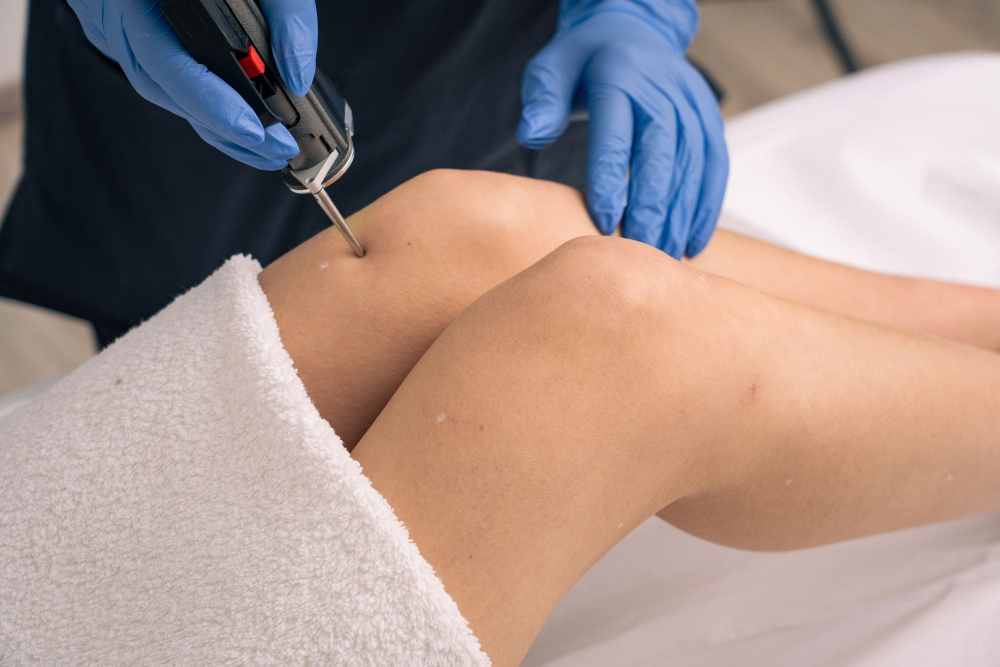
#> input picture email-images/hero.jpeg, 2000 x 1333 px, found by its file name (shown at 1/2 size)
$ python make-email-images.py
#> lines starting #> are read from the running program, lines starting #| are printed output that depends on the picture
"""
Generate email images matching Figma design exactly.
Run: python make-email-images.py
"""
from PIL import Image, ImageDraw
import os

BASE = r'C:\Users\User\dermlux-waitlist\public\email-images'

# ── 1. HERO: 600×476 with warm brown gradient overlay ─────────────────────────
# Gradient from Figma: rgba(157,132,95,0.40) at 15% → #372E21 at 100%
# #372E21 = RGB(55, 46, 33)
hero = Image.open(os.path.join(BASE, 'hero.jpeg')).convert('RGBA')
hero = hero.resize((600, 476), Image.LANCZOS)
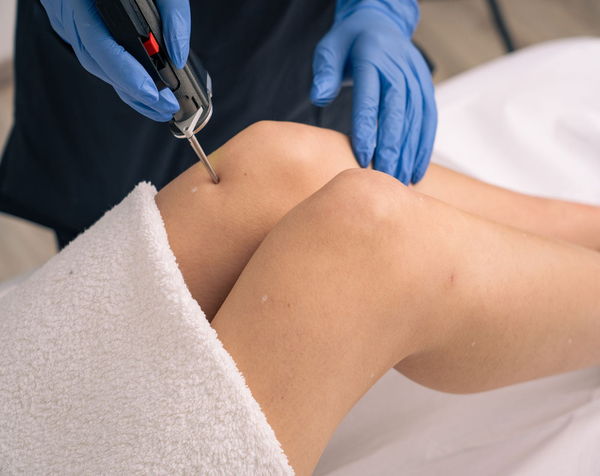
#> hero: PIL image 600x476 RGBA; mean R, G, B, A 164.2, 144.2, 138.2, 255

overlay = Image.new('RGBA', (600, 476), (0, 0, 0, 0))
#> overlay: PIL image 600x476 RGBA; every value is 0
draw = ImageDraw.Draw(overlay)

for y in range(476):
    pct = y / 476
    if pct < 0.15:
        # Nearly transparent warm tint
        t = pct / 0.15
        a = int(t * 102 * 0.40)
        draw.line([(0, y), (600, y)], fill=(157, 132, 95, a))
    else:
        # Linear from rgba(157,132,95,0.40) → rgb(55,46,33) opaque
        t = (pct - 0.15) / 0.85
        r = int(157 + (55  - 157) * t)
        g = int(132 + (46  - 132) * t)
        b = int(95  + (33  - 95)  * t)
        a = int(102 + (255 - 102) * t)   # 0.40 → 1.0
        draw.line([(0, y), (600, y)], fill=(r, g, b, a))

hero_out = Image.alpha_composite(hero, overlay).convert('RGB')
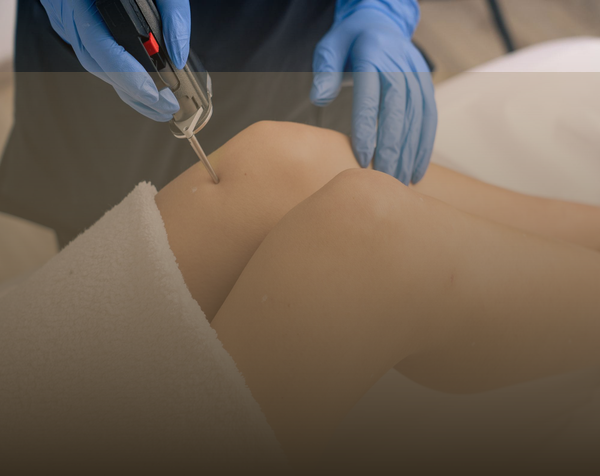
#> hero_out: PIL image 600x476 RGB; mean R, G, B 113.2, 99.3, 85.5
hero_out.save(os.path.join(BASE, 'hero-gradient.jpeg'), 'JPEG', quality=92)
print('✓ hero-gradient.jpeg (600×476)')

# ── 2. TREATMENT IMAGES: 200×300 with pink mauve gradient overlay ──────────────
# Gradient from Figma:
#   0%  → rgba(179,146,164, 0.20)
#  20%  → rgba(179,146,164, 0.20)
#  40%  → rgba(179,146,164, 0.40)
#  60%  → rgba(179,146,164, 0.60)
#  70%  → rgba(179,146,164, 0.69)
#  80%  → rgba(179,146,164, 0.80)
# 100%  → #B392A4 = rgba(179,146,164, 1.00)

def pink_alpha(pct):
    stops = [(0, .20), (.20, .20), (.40, .40), (.60, .60), (.70, .69), (.80, .80), (1.0, 1.0)]
    for i in range(len(stops) - 1):
        p0, a0 = stops[i]
        p1, a1 = stops[i + 1]
        if p0 <= pct <= p1:
            t = (pct - p0) / (p1 - p0) if p1 > p0 else 0
            return a0 + (a1 - a0) * t
    return 1.0

treatments = [
    ('facial.jpeg',    'facial-overlay.jpeg'),
    ('laser.jpeg',     'laser-overlay.jpeg'),
    ('injectable.jpeg','injectable-overlay.jpeg'),
]

for src, dst in treatments:
    img = Image.open(os.path.join(BASE, src)).convert('RGBA')
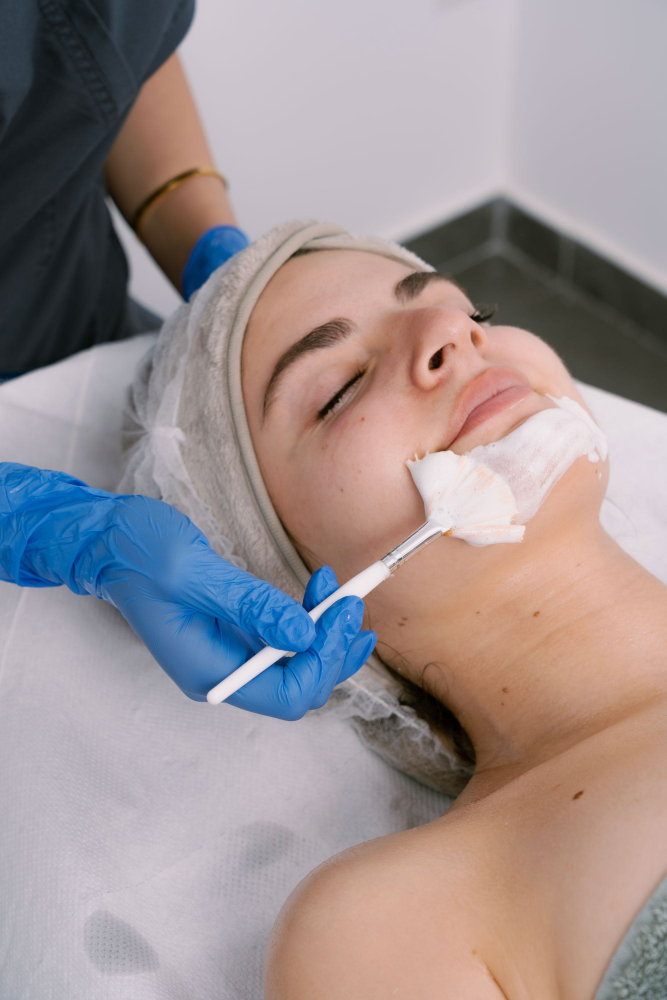
#> input picture email-images/facial.jpeg, 2000 x 3000 px, found by its file name (shown at 1/3 size)
    # Centre-crop to 200×300
    w, h = img.size
#> w = 2000; h = 3000
    ratio = max(200 / w, 300 / h)
#> ratio = 0.1
    new_w, new_h = int(w * ratio), int(h * ratio)
#> new_w = 200; new_h = 300
    img = img.resize((new_w, new_h), Image.LANCZOS)
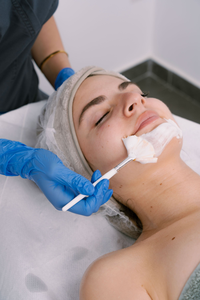
#> img: PIL image 200x300 RGBA; mean R, G, B, A 156.6, 144.5, 145.8, 255
    left = (new_w - 200) // 2
#> left = 0
    top  = (new_h - 300) // 2
#> top = 0
    img  = img.crop((left, top, left + 200, top + 300))

    ov = Image.new('RGBA', (200, 300), (0, 0, 0, 0))
#> ov: PIL image 200x300 RGBA; every value is 0
    drw = ImageDraw.Draw(ov)
    for y in range(300):
        a = int(pink_alpha(y / 300) * 255)
        drw.line([(0, y), (200, y)], fill=(179, 146, 164, a))

    out = Image.alpha_composite(img, ov).convert('RGB')
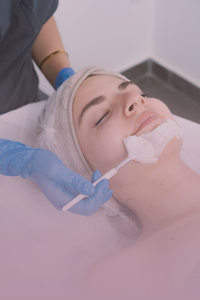
#> out: PIL image 200x300 RGB; mean R, G, B 164.8, 143, 153.6
    out.save(os.path.join(BASE, dst), 'JPEG', quality=92)
    print(f'✓ {dst} (200×300)')
#> pass 2 of the loop `for src, dst in treatments:`:
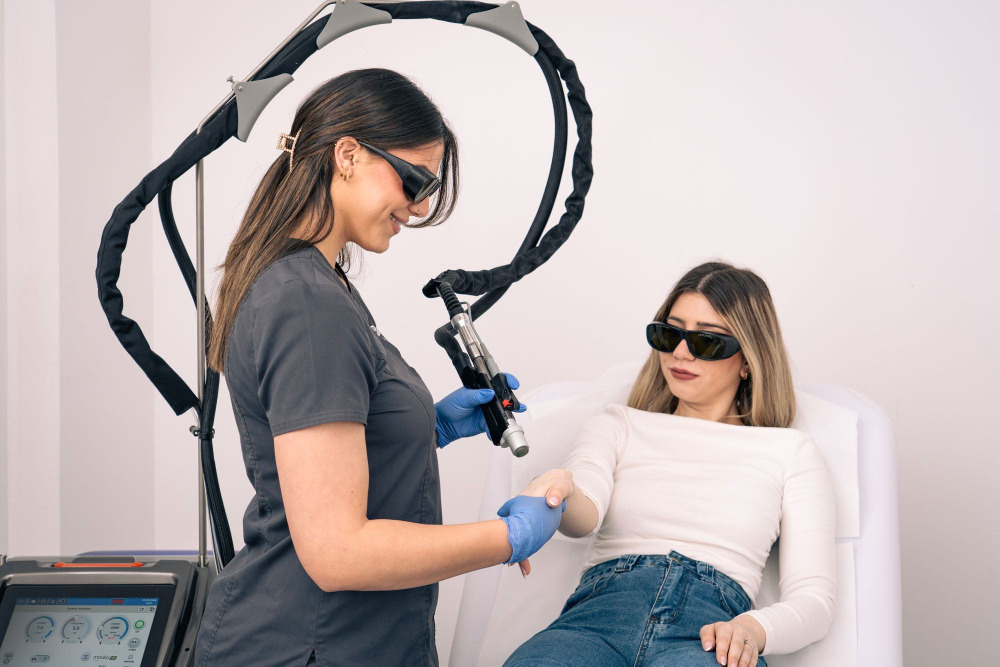
#> input picture email-images/laser.jpeg, 2000 x 1333 px, found by its file name (shown at 1/2 size)
#> `img  = img.crop((left, top, left + 200, top + 300))`:
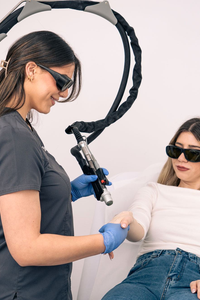
#> img: PIL image 200x300 RGBA; mean R, G, B, A 171.2, 161.5, 161.2, 255
#> `out = Image.alpha_composite(img, ov).convert('RGB')`:
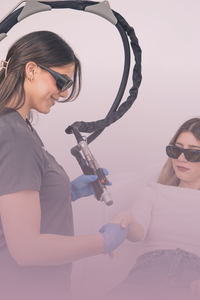
#> out: PIL image 200x300 RGB; mean R, G, B 180.9, 158.5, 167.2
#> (the run stopped early here; a loop or call above may not have finished)
